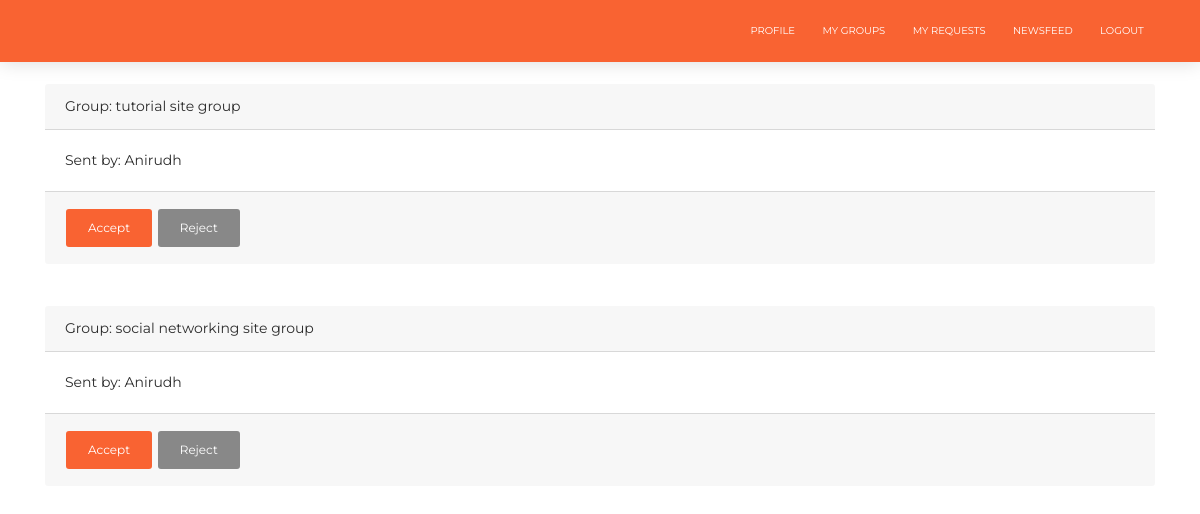
Page /groups/request_list/ (signed in) on the committed database.
### groups/models.py (models this page shows, shortened)
class Request(models.Model):
    group = models.ForeignKey(Group, on_delete=models.CASCADE, related_name='requests')
    sent_by = models.ForeignKey(UserProfileInfo, on_delete=models.CASCADE, related_name='requests')
    sent_at = models.DateTimeField(auto_now=True)
    accepted = models.BooleanField(default=False)

class Group(models.Model):
    project = models.OneToOneField(Posts, on_delete=models.CASCADE, related_name='group')
    slug = models.SlugField(allow_unicode=True, unique=True)
    name = models.CharField(max_length=200, default='New Group')
    members = models.ManyToManyField(UserProfileInfo, through='GroupMember', related_name='groups')
    def __str__(self):
        return self.name

### accounts/models.py (models this page shows)
class UserProfileInfo(models.Model):
    user = models.OneToOneField(User, on_delete=models.CASCADE, related_name='profile')
    portfolio_site = models.URLField(blank=True)
    profile_pic = models.ImageField(upload_to='profile_pics', default="1.jpg")
    skills = models.CharField(max_length=300, null=True)
    def __str__(self):
        return self.user.username

### groups/views.py (the view)
class RequestListView(LoginRequiredMixin, ListView):
    login_url = '/accounts/user_login'
    redirect_field_name = 'home:index'
    model = Request
    template_name = 'groups/myrequests.html'
    def get_context_data(self, **kwargs):
        if self.request.session.has_key('user_id'):
            u_id = self.request.session['user_id']
            context = super(RequestListView, self).get_context_data(**kwargs)
            context['user_id'] = u_id
            profile = get_object_or_404(UserProfileInfo, pk=u_id)
            groups = profile.groups
            context['groups'] = groups
            return context

### groups/templates/groups/myrequests.html
{% extends "groups/group_base.html" %}
{% block body_block %}
<br>
<br>
<br>
<br>
{% for group in groups.all %}
    {% for member in group.group_members.all %}
        {% if member.profile.pk == user_id and member.admin%}
            {% for req in group.requests.all %}
                {% if req.accepted == False %}
                    <div class="card-login">
                    <div class="card-header">Group: {{ req.group }}</div>
                    <div class="card-body">Sent by: {{ req.sent_by }}</div>
                    <div class="card-footer">
                    <a class="btn btn-primary" href="{% url 'groups:request_accept' pk=req.pk %}">Accept</a>
                    <a class="btn btn-default" href="{% url 'groups:request_reject' pk=req.pk %}">Reject</a>
                    </div>
                    </div>
                    <br>
                                                                                                                                                                                                                     <br>
                {% endif %}
            {% endfor %}
        {% endif %}
    {% endfor %}
{% endfor %}
{% endblock %}

### rows in the picture
Request: group "tutorial site group", sent_by "Anirudh"
Request: group "social networking site group", sent_by "Anirudh"
